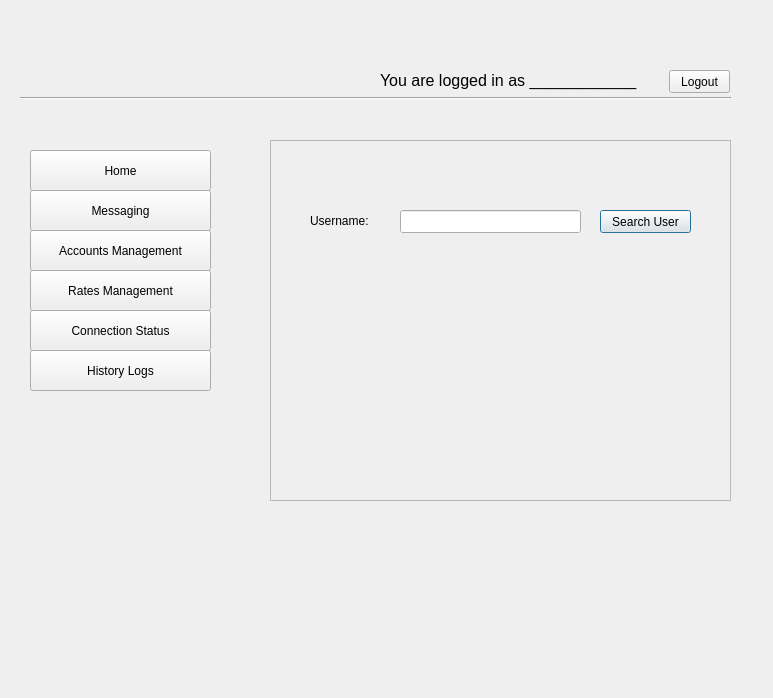
<?xml version="1.0" encoding="UTF-8"?>
<ui version="4.0">
 <class>searchuser_frame</class>
 <widget class="QDialog" name="searchuser_frame">
  <property name="geometry">
   <rect>
    <x>0</x>
    <y>0</y>
    <width>773</width>
    <height>698</height>
   </rect>
  </property>
  <property name="windowTitle">
   <string>Dialog</string>
  </property>
  <widget class="QFrame" name="userhome_frame">
   <property name="geometry">
    <rect>
     <x>270</x>
     <y>140</y>
     <width>461</width>
     <height>361</height>
    </rect>
   </property>
   <property name="frameShape">
    <enum>QFrame::StyledPanel</enum>
   </property>
   <property name="frameShadow">
    <enum>QFrame::Raised</enum>
   </property>
   <widget class="QPushButton" name="pushButton">
    <property name="geometry">
     <rect>
      <x>330</x>
      <y>70</y>
      <width>91</width>
      <height>23</height>
     </rect>
    </property>
    <property name="text">
     <string>Search User</string>
    </property>
   </widget>
   <widget class="QLineEdit" name="lineEdit">
    <property name="geometry">
     <rect>
      <x>130</x>
      <y>70</y>
      <width>181</width>
      <height>23</height>
     </rect>
    </property>
   </widget>
   <widget class="QLabel" name="label">
    <property name="geometry">
     <rect>
      <x>40</x>
      <y>73</y>
      <width>91</width>
      <height>16</height>
     </rect>
    </property>
    <property name="text">
     <string>Username:</string>
    </property>
   </widget>
  </widget>
  <widget class="QPushButton" name="pushButton_3">
   <property name="geometry">
    <rect>
     <x>30</x>
     <y>190</y>
     <width>181</width>
     <height>41</height>
    </rect>
   </property>
   <property name="text">
    <string>Messaging</string>
   </property>
  </widget>
  <widget class="QPushButton" name="pushButton_6">
   <property name="geometry">
    <rect>
     <x>30</x>
     <y>310</y>
     <width>181</width>
     <height>41</height>
    </rect>
   </property>
   <property name="text">
    <string>Connection Status</string>
   </property>
  </widget>
  <widget class="QPushButton" name="pushButton_7">
   <property name="geometry">
    <rect>
     <x>30</x>
     <y>350</y>
     <width>181</width>
     <height>41</height>
    </rect>
   </property>
   <property name="text">
    <string>History Logs</string>
   </property>
  </widget>
  <widget class="QPushButton" name="pushButton_2">
   <property name="geometry">
    <rect>
     <x>30</x>
     <y>150</y>
     <width>181</width>
     <height>41</height>
    </rect>
   </property>
   <property name="text">
    <string>Home</string>
   </property>
  </widget>
  <widget class="QLabel" name="label_3">
   <property name="geometry">
    <rect>
     <x>380</x>
     <y>70</y>
     <width>271</width>
     <height>20</height>
    </rect>
   </property>
   <property name="font">
    <font>
     <pointsize>12</pointsize>
    </font>
   </property>
   <property name="text">
    <string>You are logged in as ____________</string>
   </property>
  </widget>
  <widget class="QPushButton" name="pushButton_4">
   <property name="geometry">
    <rect>
     <x>669</x>
     <y>70</y>
     <width>61</width>
     <height>23</height>
    </rect>
   </property>
   <property name="text">
    <string>Logout</string>
   </property>
  </widget>
  <widget class="Line" name="line">
   <property name="geometry">
    <rect>
     <x>20</x>
     <y>90</y>
     <width>711</width>
     <height>16</height>
    </rect>
   </property>
   <property name="orientation">
    <enum>Qt::Horizontal</enum>
   </property>
  </widget>
  <widget class="QLabel" name="label_2">
   <property name="geometry">
    <rect>
     <x>10</x>
     <y>20</y>
     <width>201</width>
     <height>81</height>
    </rect>
   </property>
   <property name="text">
    <string/>
   </property>
   <property name="pixmap">
    <pixmap resource="imgresource.qrc">:/images/logo.png</pixmap>
   </property>
   <property name="scaledContents">
    <bool>true</bool>
   </property>
  </widget>
  <widget class="QPushButton" name="pushButton_5">
   <property name="geometry">
    <rect>
     <x>30</x>
     <y>230</y>
     <width>181</width>
     <height>41</height>
    </rect>
   </property>
   <property name="text">
    <string>Accounts Management</string>
   </property>
  </widget>
  <widget class="QPushButton" name="pushButton_8">
   <property name="geometry">
    <rect>
     <x>30</x>
     <y>270</y>
     <width>181</width>
     <height>41</height>
    </rect>
   </property>
   <property name="text">
    <string>Rates Management</string>
   </property>
  </widget>
 </widget>
 <resources>
  <include location="imgresource.qrc"/>
 </resources>
 <connections/>
</ui>
